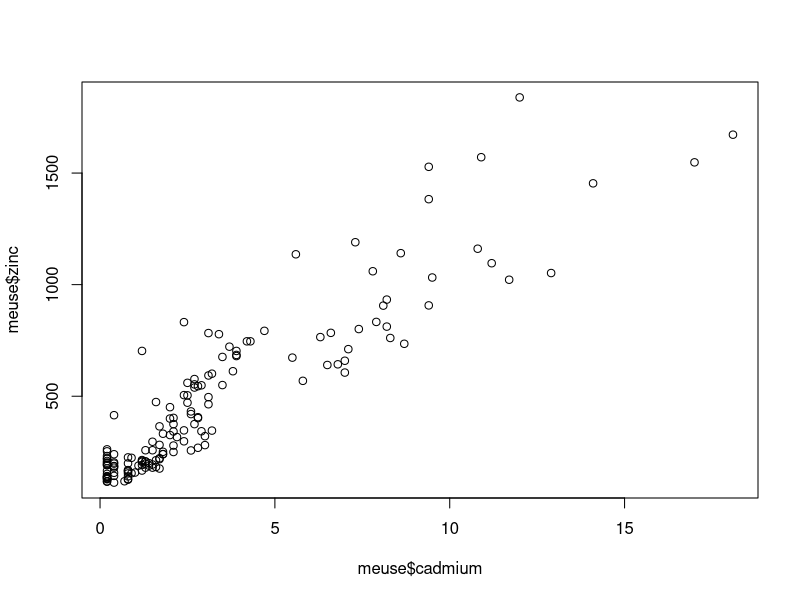
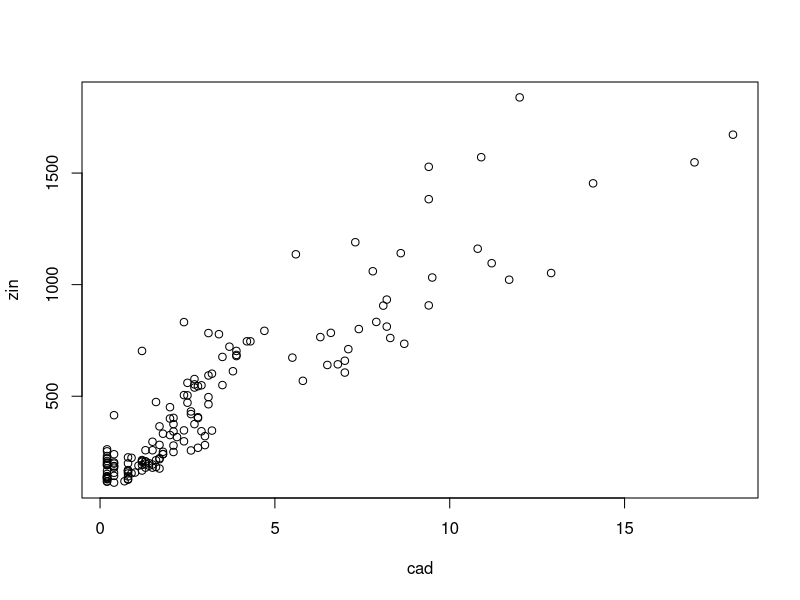
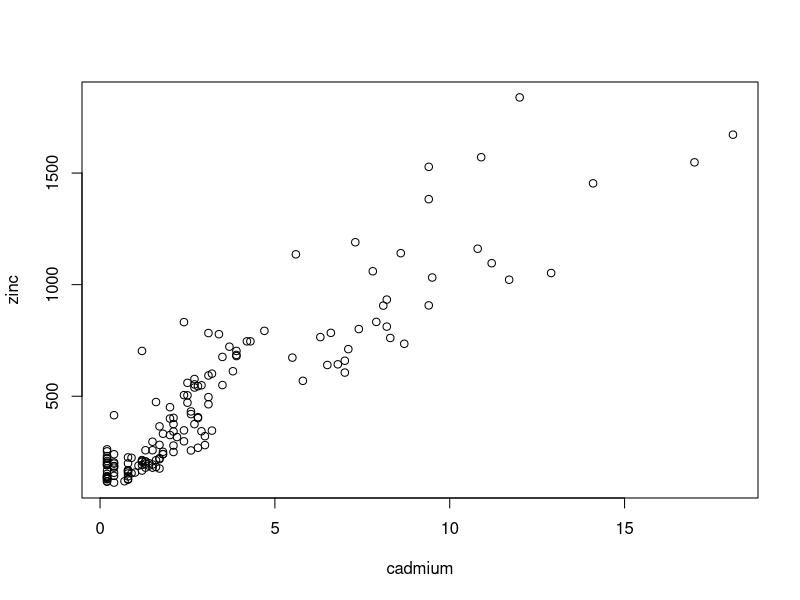
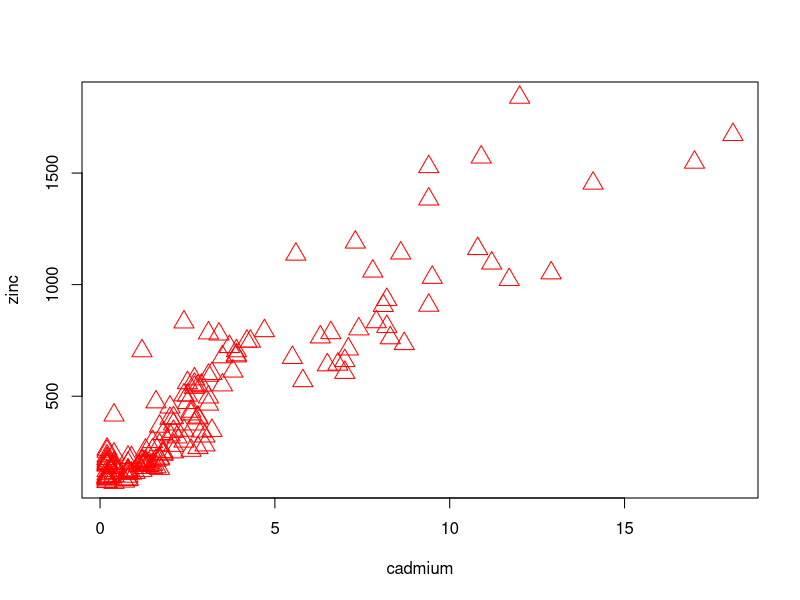
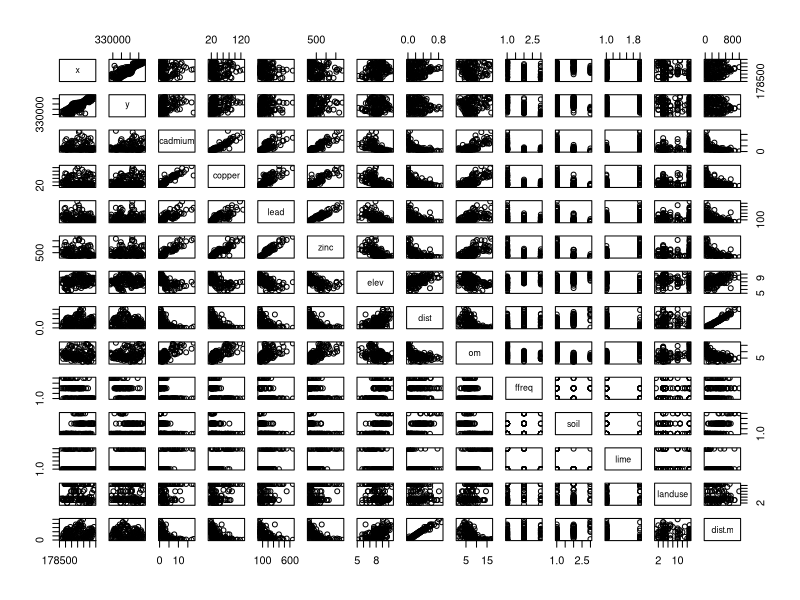
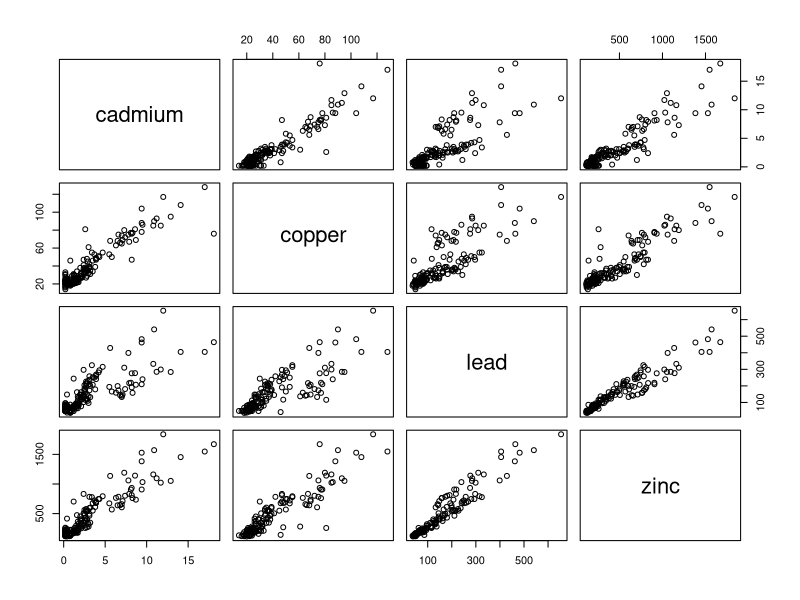
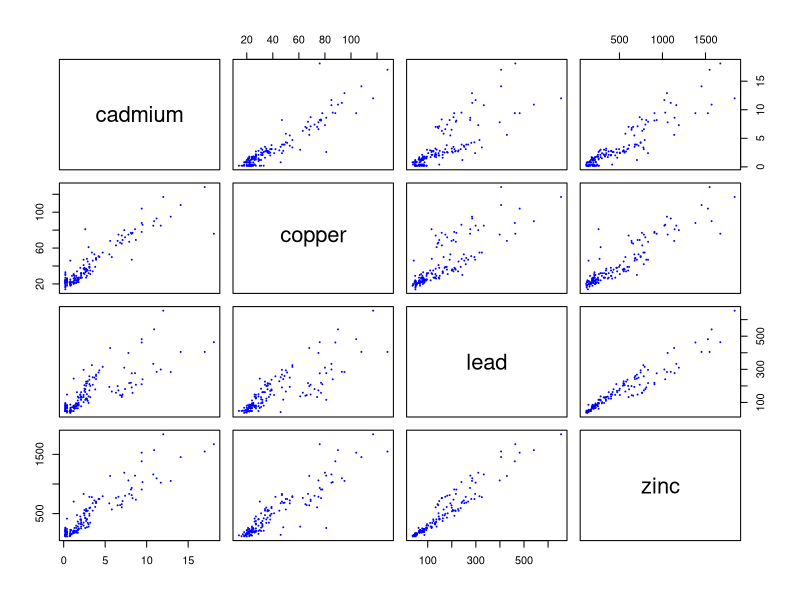
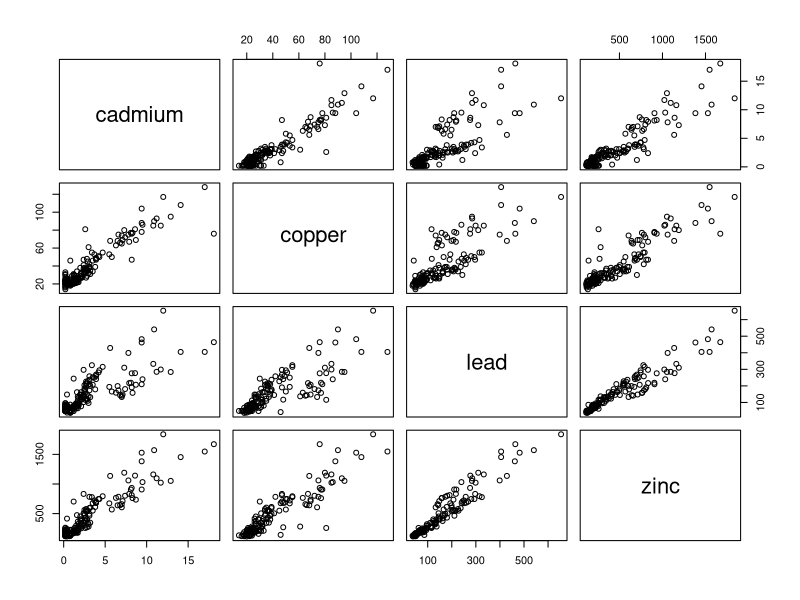

Here is the R script that generated these plots, in order:
# This is a code for investigating relationships among ecological variables

# We are using the sp package. To install it use:
# install.packages("sp")

# To recall the package we use the function "library()" or also "require()"
library(sp)

# We are using meuse, search for "meuse dataset R sp package" on google to know what this is
# OMG, JUST GOOGLE IT

# To recall the dataset we can use the function "data()"
data(meuse)

# To see in a savage way the data just write "meuse" and you'll see all that cute numbers
meuse

# There is an other function called "View()" to see data in a more fancy way
# NOTE: use the V in capital letter
View(meuse)

# This gives me an error :(
# Is that because I use a MacBook??? OMG rude

# Errore in View(meuse) : La dataentry X11 non può essere caricata
# In aggiunta: Messaggi di avvertimento:
# 1: In system2("/usr/bin/otool", c("-L", shQuote(DSO)), stdout = TRUE) :
#   il comando in esecuzione ''/usr/bin/otool' -L '/Library/Frameworks/R.framework/Resources/modules/R_de.so'' aveva status 69
# 2: In View(meuse) :
#   non è possibile caricare un oggetto condiviso '/Library/Frameworks/R.framework/Resources/modules//R_de.so':
#   dlopen(/Library/Frameworks/R.framework/Resources/modules//R_de.so, 6): Library not loaded: /opt/X11/lib/libSM.6.dylib
#   Referenced from: /Library/Frameworks/R.framework/Versions/4.2/Resources/modules/R_de.so
#   Reason: image not found
#
# You have not agreed to the Xcode license agreements, please run 'sudo xcodebuild -license' from within a Terminal window to review and agree to the Xcode license agreements.

# To solve this error I updated to the latest version the app Xcode on my computer and agreed the license
# Then I downloaded and installed the package at: https://www.xquartz.org/
# I restarted the computer and the function "View()" didn't give me errors anymore, it's only a bit slow


# Then we use the function "head()" to see only the initial lines of the table
head(meuse)

# To see only the names of the columns we use the function "names()"
names(meuse)

# Now we use the "summary()" function that gives me all the statistical variables I want
summary(meuse)

# We plot two of the columns and we have to say where to take the data so we use the $ symbol, because they are inside the table
# $ is used to link the objects with the variables
plot(meuse$cadmium, meuse$zinc)

# We can put all the column in a new variable
cad <- meuse$cadmium
zin <- meuse$zinc

plot(cad, zin)

# Or you can use the "attach()" function, to attach the datafame to R
attach(meuse)
plot(cadmium, zinc)

# We can change the color, the size and the shape of the dots
plot(cadmium,zinc, col="red", cex=2, pch=24)

# If we use the function "pairs()" it plots every data, pairing between them
pairs(meuse)

# To select only some of the columns of the table (form column n to column m) we have to say it by using [,n:m]
# Note that the commant to say what is the inizial point is comma
meuse[,3:6]

# To plot only the selected data we do simply like this
pairs(meuse[,3:6])

# To assign the selected data in a variable we do so
pol <- meuse[,3:6]

pairs(pol, col="blue", cex=0.2)

# If we want to pair some variable in a less efficient way do like this
# Note that we have to use tilde ~ (Alt + 5 on Mac) because we are clumping the data with plus
pairs(~ cadmium + copper + lead + zinc, data=meuse)
